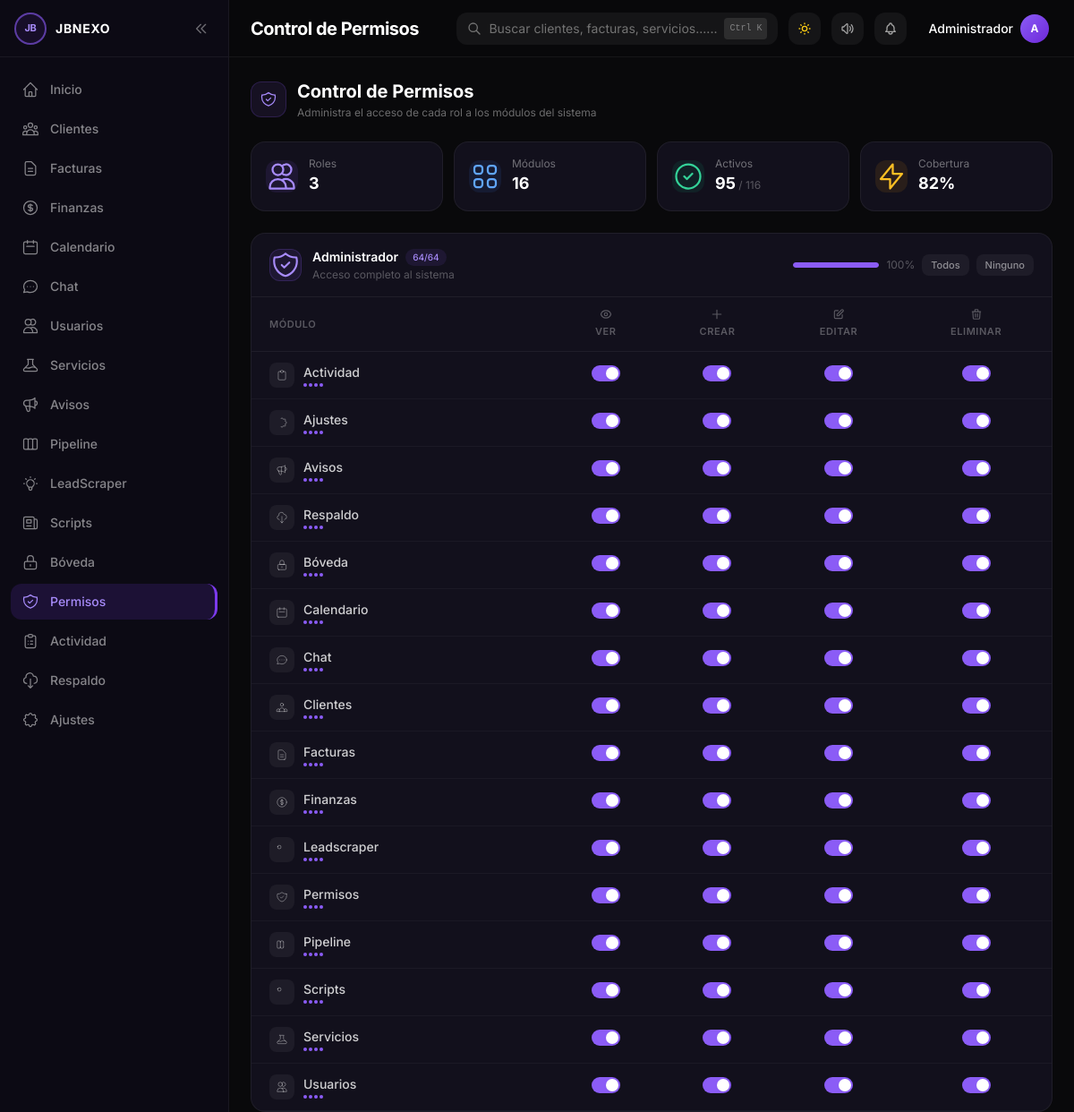
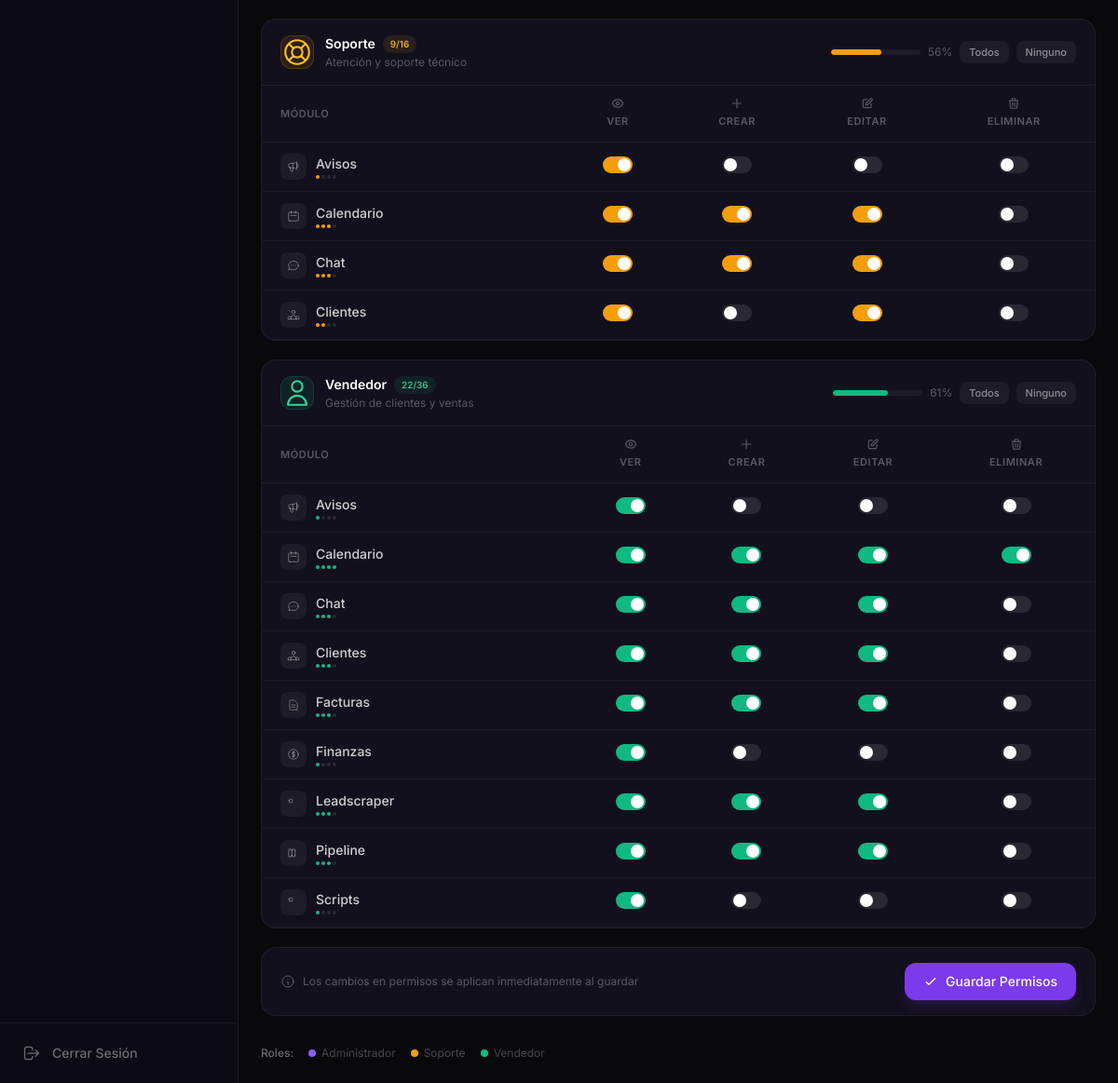
Page /permisos.php (signed in) on the committed database (2 pictures, top to bottom).
### tables this page shows
CREATE TABLE IF NOT EXISTS permisos (
    id INT AUTO_INCREMENT PRIMARY KEY,
    rol VARCHAR(30) NOT NULL,
    modulo VARCHAR(50) NOT NULL,
    puede_ver TINYINT(1) DEFAULT 1,
    puede_crear TINYINT(1) DEFAULT 0,
    puede_editar TINYINT(1) DEFAULT 0,
    puede_eliminar TINYINT(1) DEFAULT 0,
    UNIQUE KEY unique_rol_modulo (rol, modulo)
);

### permisos.php (the view, shortened to what the rows shown need)
<?php
require_once 'includes/auth_check.php';
$saved = false;
$permisos = $pdo->query("SELECT * FROM permisos ORDER BY rol, modulo")->fetchAll();
$roles = array_unique(array_column($permisos, 'rol'));
$roleConfig = [
    'admin'    => ['label'=>__('perm_rol_admin','Administrador'),'desc'=>__('perm_desc_admin','Acceso completo al sistema'),'color'=>'nexo','bg'=>'bg-nexo-500/10','text'=>'text-nexo-400','border'=>'border-nexo-500/20','dot'=>'bg-nexo-500','icon'=>'M9 12l2 2 4-4m5.618-4.016A11.955 11.955 0 0112 2.944a11.955 11.955 0 01-8.618 3.04A12.02 12.02 0 003 9c0 5.591 3.824 10.29 9 11.622 5.176-1.332 9-6.03 9-11.622 0-1.042-.133-2.052-.382-3.016z'],
    'gerente'  => ['label'=>__('perm_rol_gerente','Gerente'),'desc'=>__('perm_desc_gerente','Gestión de equipos y reportes'),'color'=>'blue','bg'=>'bg-blue-500/10','text'=>'text-blue-400','border'=>'border-blue-500/20','dot'=>'bg-blue-500','icon'=>'M19 21V5a2 2 0 00-2-2H7a2 2 0 00-2 2v16m14 0h2m-2 0h-5m-9 0H3m2 0h5M9 7h1m-1 4h1m4-4h1m-1 4h1m-5 10v-5a1 1 0 011-1h2a1 1 0 011 1v5m-4 0h4'],
    'vendedor' => ['label'=>__('perm_rol_vendedor','Vendedor'),'desc'=>__('perm_desc_vendedor','Gestión de clientes y ventas'),'color'=>'emerald','bg'=>'bg-emerald-500/10','text'=>'text-emerald-400','border'=>'border-emerald-500/20','dot'=>'bg-emerald-500','icon'=>'M16 7a4 4 0 11-8 0 4 4 0 018 0zM12 14a7 7 0 00-7 7h14a7 7 0 00-7-7z'],
    'soporte'  => ['label'=>__('perm_rol_soporte','Soporte'),'desc'=>__('perm_desc_soporte','Atención y soporte técnico'),'color'=>'amber','bg'=>'bg-amber-500/10','text'=>'text-amber-400','border'=>'border-amber-500/20','dot'=>'bg-amber-500','icon'=>'M18.364 5.636l-3.536 3.536m0 5.656l3.536 3.536M9.172 9.172L5.636 5.636m3.536 9.192l-3.536 3.536M21 12a9 9 0 11-18 0 9 9 0 0118 0zm-5 0a4 4 0 11-8 0 4 4 0 018 0z'],
];
include 'includes/header.php';
?>
<main class="flex-1 min-w-0 overflow-auto" x-data="{
    saved: <?php echo $saved ? 'true' : 'false'; ?>,
    toast: <?php echo $saved ? 'true' : 'false'; ?>,
    init() {
        if (this.toast) setTimeout(() => this.toast = false, 3500);
    },
    toggleAll(roleId, checked) {
        document.querySelectorAll('[data-role=&quot;' + roleId + '&quot;] input[type=checkbox]').forEach(cb => cb.checked = checked);
    }
}">
<?php include 'includes/topbar.php'; ?>
<div class="p-4 sm:p-6 space-y-6">
    <div class="flex flex-col sm:flex-row sm:items-center sm:justify-between gap-4">
        <div class="flex items-center gap-3">
            <div>
                <h1 class="text-xl font-bold dark:text-white text-gray-900"><?php echo __('perm_titulo'); ?></h1>
            </div>
        </div>
    </div>
    <form method="POST" class="space-y-5">
    <?php foreach ($roles as $rol):
        $rc = $roleConfig[$rol] ?? ['label'=>ucfirst($rol),'desc'=>'','color'=>'gray','bg'=>'bg-gray-500/10','text'=>'text-gray-400','border'=>'border-gray-500/20','dot'=>'bg-gray-500','icon'=>'M12 6V4m0 2a2 2 0 100 4m0-4a2 2 0 110 4m-6 8a2 2 0 100-4m0 4a2 2 0 110-4m0 4v2m0-6V4m6 6v10m6-2a2 2 0 100-4m0 4a2 2 0 110-4m0 4v2m0-6V4'];
        $roleActive = 0; $roleTotal = 0;
        foreach ($permisos as $p) {
            if ($p['rol'] === $rol) {
                $roleActive += ($p['puede_ver'] + $p['puede_crear'] + $p['puede_editar'] + $p['puede_eliminar']);
                $roleTotal += 4;
            }
        }
        $rolePct = $roleTotal > 0 ? round(($roleActive / $roleTotal) * 100) : 0;
    ?>
    <div class="dark:bg-dark-800 bg-white rounded-2xl border dark:border-white/[0.06] border-gray-200 overflow-hidden" data-role="<?php echo htmlspecialchars($rol); ?>">
        <div class="px-5 py-4 border-b dark:border-white/[0.06] border-gray-100">
            <div class="flex flex-col sm:flex-row sm:items-center sm:justify-between gap-3">
                <div class="flex items-center gap-3">
                    <div class="w-9 h-9 rounded-xl <?php echo $rc['bg']; ?> border <?php echo $rc['border']; ?> flex items-center justify-center">
                        <svg class="w-4.5 h-4.5 <?php echo $rc['text']; ?>" fill="none" viewBox="0 0 24 24" stroke="currentColor"><path stroke-linecap="round" stroke-linejoin="round" stroke-width="1.5" d="<?php echo $rc['icon']; ?>"/></svg>
                    </div>
                    <div>
                        <div class="flex items-center gap-2">
                            <h3 class="font-semibold text-sm dark:text-white text-gray-900"><?php echo $rc['label']; ?></h3>
                            <span class="text-[10px] font-medium px-2 py-0.5 rounded-full <?php echo $rc['bg']; ?> <?php echo $rc['text']; ?>"><?php echo $roleActive; ?>/<?php echo $roleTotal; ?></span>
                        </div>
                        <p class="text-xs dark:text-white/30 text-gray-400 mt-0.5"><?php echo $rc['desc']; ?></p>
                    </div>
                </div>
                <div class="flex items-center gap-2">
                    <div class="hidden sm:flex items-center gap-2">
                        <div class="w-24 h-1.5 rounded-full dark:bg-white/5 bg-gray-100 overflow-hidden">
                            <div class="h-full rounded-full <?php echo str_replace('/10','', $rc['bg']); ?> transition-all" style="width:<?php echo $rolePct; ?>%"></div>
                        </div>
                        <span class="text-xs dark:text-white/30 text-gray-400"><?php echo $rolePct; ?>%</span>
                    </div>
                    <button type="button" onclick="toggleAll('<?php echo htmlspecialchars($rol); ?>', true)" class="text-[11px] font-medium px-2.5 py-1 rounded-lg dark:bg-white/5 bg-gray-100 dark:text-white/50 text-gray-500 dark:hover:bg-white/10 hover:bg-gray-200 transition-colors"><?php echo __('perm_todos'); ?></button>
                    <button type="button" onclick="toggleAll('<?php echo htmlspecialchars($rol); ?>', false)" class="text-[11px] font-medium px-2.5 py-1 rounded-lg dark:bg-white/5 bg-gray-100 dark:text-white/50 text-gray-500 dark:hover:bg-white/10 hover:bg-gray-200 transition-colors"><?php echo __('perm_ninguno'); ?></button>
                </div>
            </div>
        </div>
        <div class="overflow-x-auto">
        <table class="w-full text-sm">
            <thead>
                <tr class="border-b dark:border-white/[0.06] border-gray-100">
                    <th class="text-left px-5 py-3 text-[11px] font-semibold uppercase tracking-wider dark:text-white/30 text-gray-400"><?php echo __('perm_modulo'); ?></th>
                    <th class="text-center px-3 py-3 text-[11px] font-semibold uppercase tracking-wider dark:text-white/30 text-gray-400">
                        <div class="flex flex-col items-center gap-0.5">
                            <span><?php echo __('perm_ver'); ?></span>
                        </div>
                    </th>
                    <th class="text-center px-3 py-3 text-[11px] font-semibold uppercase tracking-wider dark:text-white/30 text-gray-400">
                        <div class="flex flex-col items-center gap-0.5">
                            <svg class="w-3.5 h-3.5" fill="none" viewBox="0 0 24 24" stroke="currentColor"><path stroke-linecap="round" stroke-linejoin="round" stroke-width="2" d="M12 4v16m8-8H4"/></svg>
                            <span><?php echo __('perm_crear'); ?></span>
                        </div>
                    </th>
                    <th class="text-center px-3 py-3 text-[11px] font-semibold uppercase tracking-wider dark:text-white/30 text-gray-400">
                        <div class="flex flex-col items-center gap-0.5">
                            <svg class="w-3.5 h-3.5" fill="none" viewBox="0 0 24 24" stroke="currentColor"><path stroke-linecap="round" stroke-linejoin="round" stroke-width="2" d="M11 5H6a2 2 0 00-2 2v11a2 2 0 002 2h11a2 2 0 002-2v-5m-1.414-9.414a2 2 0 112.828 2.828L11.828 15H9v-2.828l8.586-8.586z"/></svg>
                            <span><?php echo __('perm_editar'); ?></span>
                        </div>
                    </th>
                    <th class="text-center px-3 py-3 text-[11px] font-semibold uppercase tracking-wider dark:text-white/30 text-gray-400">
                        <div class="flex flex-col items-center gap-0.5">
                            <svg class="w-3.5 h-3.5" fill="none" viewBox="0 0 24 24" stroke="currentColor"><path stroke-linecap="round" stroke-linejoin="round" stroke-width="2" d="M19 7l-.867 12.142A2 2 0 0116.138 21H7.862a2 2 0 01-1.995-1.858L5 7m5 4v6m4-6v6m1-10V4a1 1 0 00-1-1h-4a1 1 0 00-1 1v3M4 7h16"/></svg>
                            <span><?php echo __('perm_eliminar'); ?></span>
                        </div>
                    </th>
                </tr>
            </thead>
            <tbody>
            <?php $i=0; foreach ($permisos as $p): if ($p['rol'] !== $rol) continue; $i++;
                $mc = $moduloConfig[$p['modulo']] ?? ['icon'=>'M4 6a2 2 0 012-2h2a2 2 0 012 2v2a2 2 0 01-2 2H6a2 2 0 01-2-2V6z','label'=>ucfirst($p['modulo'])];
                $rowPerms = $p['puede_ver'] + $p['puede_crear'] + $p['puede_editar'] + $p['puede_eliminar'];
            ?>
            <tr class="border-b dark:border-white/[0.04] border-gray-50 dark:hover:bg-white/[0.02] hover:bg-gray-50/50 transition-colors group">
                <td class="px-5 py-3">
                    <div class="flex items-center gap-2.5">
                        <div class="w-7 h-7 rounded-lg dark:bg-white/5 bg-gray-100 flex items-center justify-center group-hover:scale-105 transition-transform">
                            <svg class="w-3.5 h-3.5 dark:text-white/40 text-gray-400" fill="none" viewBox="0 0 24 24" stroke="currentColor"><path stroke-linecap="round" stroke-linejoin="round" stroke-width="1.5" d="<?php echo $mc['icon']; ?>"/></svg>
                        </div>
                        <div>
                            <span class="text-sm font-medium dark:text-white/80 text-gray-700"><?php echo htmlspecialchars($mc['label']); ?></span>
                            <div class="flex gap-0.5 mt-0.5">
                                <?php for($d=0;$d<4;$d++): ?>
                                <div class="w-1 h-1 rounded-full <?php echo $d < $rowPerms ? $rc['dot'] : 'dark:bg-white/10 bg-gray-200'; ?>"></div>
                                <?php endfor; ?>
                            </div>
                        </div>
                    </div>
                </td>
                <?php foreach (['ver'=>'puede_ver','crear'=>'puede_crear','editar'=>'puede_editar','eliminar'=>'puede_eliminar'] as $key=>$col): ?>
                <td class="text-center px-3 py-3">
                    <label class="relative inline-flex items-center cursor-pointer">
                        <div class="w-8 h-[18px] rounded-full dark:bg-white/10 bg-gray-200 peer-checked:bg-<?php echo $rc['color']; ?>-500 after:content-[''] after:absolute after:top-[2px] after:left-[2px] after:bg-white after:rounded-full after:h-[14px] after:w-[14px] after:transition-all peer-checked:after:translate-x-[14px] after:shadow-sm transition-colors"></div>
                    </label>
                </td>
                <?php endforeach; ?>
            </tr>
            <?php endforeach; ?>
            </tbody>
        </table>
        </div>
    </div>
    <?php endforeach; ?>
    </form>
</div>
</main>
<?php include 'includes/footer.php'; ?>

### rows in the picture
permisos: modulo "Actividad", puede_ver 1 (drawn)
permisos: modulo "Ajustes", puede_ver 1 (drawn)
permisos: modulo "Avisos", puede_ver 1 (drawn)
permisos: modulo "Respaldo", puede_ver 1 (drawn)
permisos: modulo "Bóveda", puede_ver 1 (drawn)
permisos: modulo "Calendario", puede_ver 1 (drawn)
permisos: modulo "Chat", puede_ver 1 (drawn)
permisos: modulo "Clientes", puede_ver 1 (drawn)
permisos: modulo "Facturas", puede_ver 1 (drawn)
permisos: modulo "Finanzas", puede_ver 1 (drawn)
permisos: modulo "Leadscraper", puede_ver 1 (drawn)
permisos: modulo "Permisos", puede_ver 1 (drawn)
permisos: modulo "Pipeline", puede_ver 1 (drawn)
permisos: modulo "Scripts", puede_ver 1 (drawn)
permisos: modulo "Servicios", puede_ver 1 (drawn)
permisos: modulo "Usuarios", puede_ver 1 (drawn)
permisos: modulo "Avisos", puede_ver 1 (drawn)
permisos: modulo "Calendario", puede_ver 1 (drawn)
permisos: modulo "Chat", puede_ver 1 (drawn)
permisos: modulo "Clientes", puede_ver 1 (drawn)
permisos: modulo "Avisos", puede_ver 1 (drawn)
permisos: modulo "Calendario", puede_ver 1 (drawn)
permisos: modulo "Chat", puede_ver 1 (drawn)
permisos: modulo "Clientes", puede_ver 1 (drawn)
permisos: modulo "Facturas", puede_ver 1 (drawn)
permisos: modulo "Finanzas", puede_ver 1 (drawn)
permisos: modulo "Leadscraper", puede_ver 1 (drawn)
permisos: modulo "Pipeline", puede_ver 1 (drawn)
permisos: modulo "Scripts", puede_ver 1 (drawn)

### other values in the picture
mb_strtoupper(mb_substr($_empresaNombre, 0, 2)) "JB"
$_empresaNombre "JBNEXO"
$item['label'] "Inicio"
$item['label'] "Clientes"
$item['label'] "Facturas"
$item['label'] "Finanzas"
$item['label'] "Calendario"
$item['label'] "Chat"
$item['label'] "Usuarios"
$item['label'] "Servicios"
$item['label'] "Avisos"
$item['label'] "Pipeline"
$item['label'] "LeadScraper"
$item['label'] "Scripts"
$item['label'] "Bóveda"
